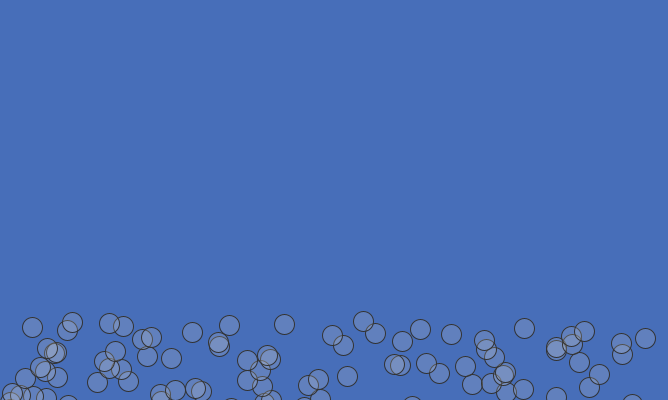
Frame 1 (no input)
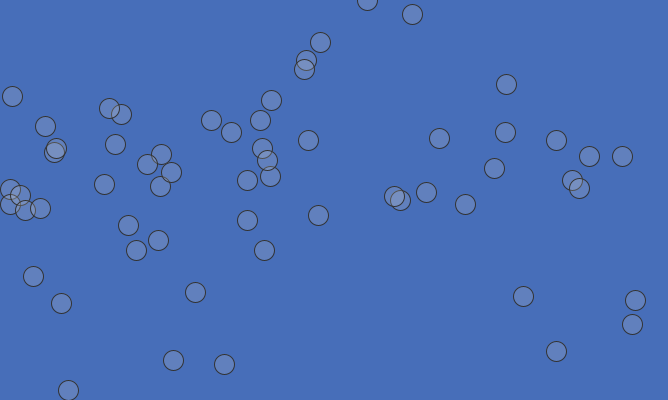
Frame 60 (the mouse pressed at the canvas centre just before this capture)
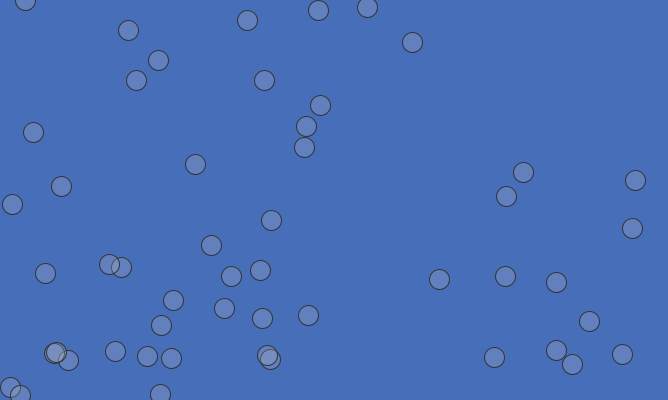
Frame 120 (the mouse held since frame 60 and released just before this capture)

The Processing sketch that drew these frames (run headless with seeded random() and noise(); from frame 60 on, the mouse is pressed at the canvas centre):

// Processing sketch: burbujas_ejemplo_de_class_
// ── burbujas_ejemplo_de_class_.pde
Burbuja[] burbujas = new Burbuja[100];
//Array, llamado 'burbujas' de 100 objetos Burbuja
 
void setup(){
  size(668,400);
  for (int i=0; i <burbujas.length; i++){
    burbujas[i] = new Burbuja (random(width),height+20,#cccccc);
  }
}
 
void draw(){
  background(#476EB9);
  for(int i=1; i<burbujas.length; i++){
    burbujas[i].subir(i);
  }
}

// ── burbuja.pde
class Burbuja {
  //Declaramos la clase 'Burbuja' con tres propiedades
  float x;
  float y;
  color c;
 
 
  Burbuja(float burbuja_x, float burbuja_y, color burbuja_c) {
    //Creamos un constructor con el mismo nombre de la clase y le pasamos sus parámetros
    x = burbuja_x;
    y = burbuja_y;
    c = burbuja_c;
  }
 
  void subir(int n) {
    //Creamos un método 'caer' para mover los objetos 'gota'.
    fill(c, 50);
    stroke(50);
    y = y-n;
    if (y < 0) {
      y = height+20;
    }
    ellipse(x, y, 20, 20);
  }
}
